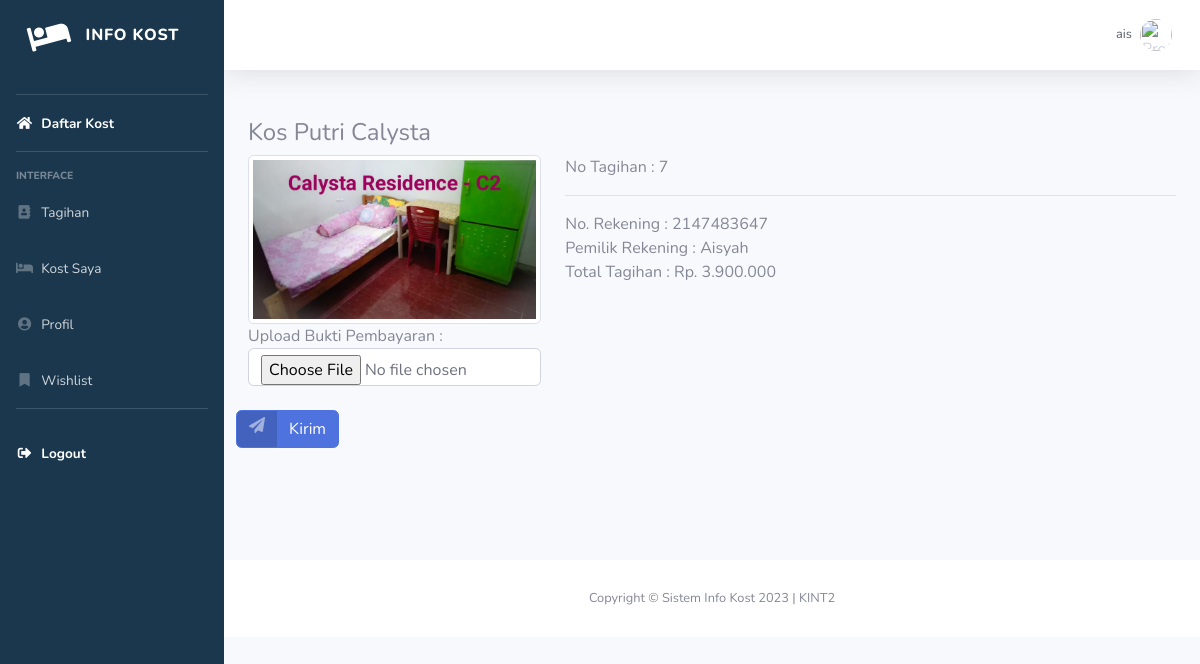
Screenshot of /kost/validasi.php?no_tagihan=7 (signed in) with the database file from the repository.
### tables this page shows
CREATE TABLE `kamar` (
  `id_kamar` int(11) NOT NULL,
  `id_kost` int(11) NOT NULL,
  `jumlah_kamar` int(11) NOT NULL,
  `panjang_kamar` int(11) NOT NULL,
  `lebar_kamar` int(11) NOT NULL,
  `tipe_kamar` varchar(255) NOT NULL,
  `biaya_fasilitas` int(11) NOT NULL,
  `fasilitas_kamar` varchar(255) NOT NULL
);

CREATE TABLE `kost` (
  `id_kost` int(11) NOT NULL,
  `nama_kost` varchar(255) NOT NULL,
  `tipe_kost` varchar(255) NOT NULL,
  `jenis_kost` varchar(255) NOT NULL,
  `jumlah_kamar` int(11) NOT NULL,
  `tanggal_tagih` date NOT NULL,
  `nama_pemilik` text NOT NULL,
  `nama_bank` text NOT NULL,
  `no_rekening` int(11) NOT NULL,
  `foto_bangunan_utama` varchar(255) NOT NULL,
  `foto_kamar` varchar(255) NOT NULL,
  `foto_kamar_mandi` varchar(255) NOT NULL,
  `foto_interior` varchar(255) NOT NULL,
  `provinsi` varchar(25) NOT NULL,
  `kota` varchar(25) NOT NULL,
  `kecamatan` varchar(25) NOT NULL,
  `kelurahan` varchar(25) NOT NULL,
  `alamat` varchar(255) NOT NULL,
  `harga_sewa` int(11) NOT NULL,
  `kontak` varchar(255) NOT NULL,
  `deskripsi` text NOT NULL,
  `id_pemilik` int(11) NOT NULL,
  `fasilitas_kost` text NOT NULL
);

CREATE TABLE `tagihan` (
  `no_tagihan` int(11) NOT NULL,
  `no_booking` int(11) NOT NULL,
  `total_tagihan` int(11) NOT NULL,
  `stats` int(11) NOT NULL,
  `tanggal_tagihan` timestamp NOT NULL DEFAULT current_timestamp() ON UPDATE current_timestamp(),
  `bukti_bayar` varchar(255) NOT NULL
);

### kost/validasi.php (the view, shortened to what this page needs)
<?php
include "includes/header.php";
$no_tagihan = $_GET['no_tagihan'];
$query2 = "SELECT * FROM kamar JOIN booking ON kamar.id_kamar=booking.id_kamar JOIN tagihan ON booking.id_booking=tagihan.no_booking JOIN kost ON kost.id_kost=kamar.id_kost WHERE tagihan.no_tagihan='$no_tagihan'";
$data2 = mysqli_query($koneksi, $query2);
$n = mysqli_fetch_array($data2);
?>
<div class="container">
    <div class="" class="row">
        <form action="" method="post" enctype="multipart/form-data">
            <div class="row">
                <div class="col">
                    <h4>
                        <?php echo $n['nama_kost'] ?>
                    </h4>
                </div>
            </div>
            <div class="row">
                <div class="col-md-4">
                    <img class="img-thumbnail rounded" src="../img/foto_kost/kamar/<?php echo $n['foto_kamar'] ?>" width="100%" alt="Foto kamar kost">
                </div>
                <div class="col">
                    <div class="row">
                        <div class="col">
                            No Tagihan : <?php echo $no_tagihan  ?>
                        </div>
                    </div>
                    <hr>
                    <div class="row">
                        <div class="col">
                            No. Rekening :
                            <?php echo $n['no_rekening'] ?>
                        </div>
                    </div>
                    <div class="row">
                        <div class="col">
                            Pemilik Rekening :
                            <?php
                            $id_kost = $n['id_kost'];
                            $f = mysqli_fetch_array(mysqli_query($koneksi, "SELECT * FROM kost WHERE id_kost='$id_kost'"));
                            echo $f['nama_pemilik'];
                            ?>
                        </div>
                    </div>
                    <div class="row">
                        <div class="col">Total Tagihan :
                            <?php
                            echo "Rp. " . number_format($n['total_tagihan'], 0, ',', '.')
                            ?>
                        </div>
                    </div>
                </div>
            </div>
            <div class="row">
                <div class="col-md-4">
                    Upload Bukti Pembayaran :
                    <input class="form-control" type="file" name="gambar" id="gambar">
                </div>
            </div>
            <br>
            <div class="row">
                <button name="submit" type="submit" class="btn btn-primary btn-icon-split">
                    <span class="icon text-white-50">
                        <i class="fas fa-paper-plane"></i>
                    </span>
                    <span class="text">Kirim</span>
                </button>
            </div>
        </form>
    </div>
    <br>
    <br>
    <br>
    <br>
</div>
<?php
include "includes/footer.php";
?>

### rows the page displays
kamar: id_kost.nama_kost "Kos Putri Calysta", id_kost.foto_kamar (picture), id_kost.no_rekening "2147483647", tagihan.total_tagihan "3.900.000"
kost: nama_pemilik "Aisyah"

### other values shown
$_SESSION['username'] "ais"
$no_tagihan "7"
